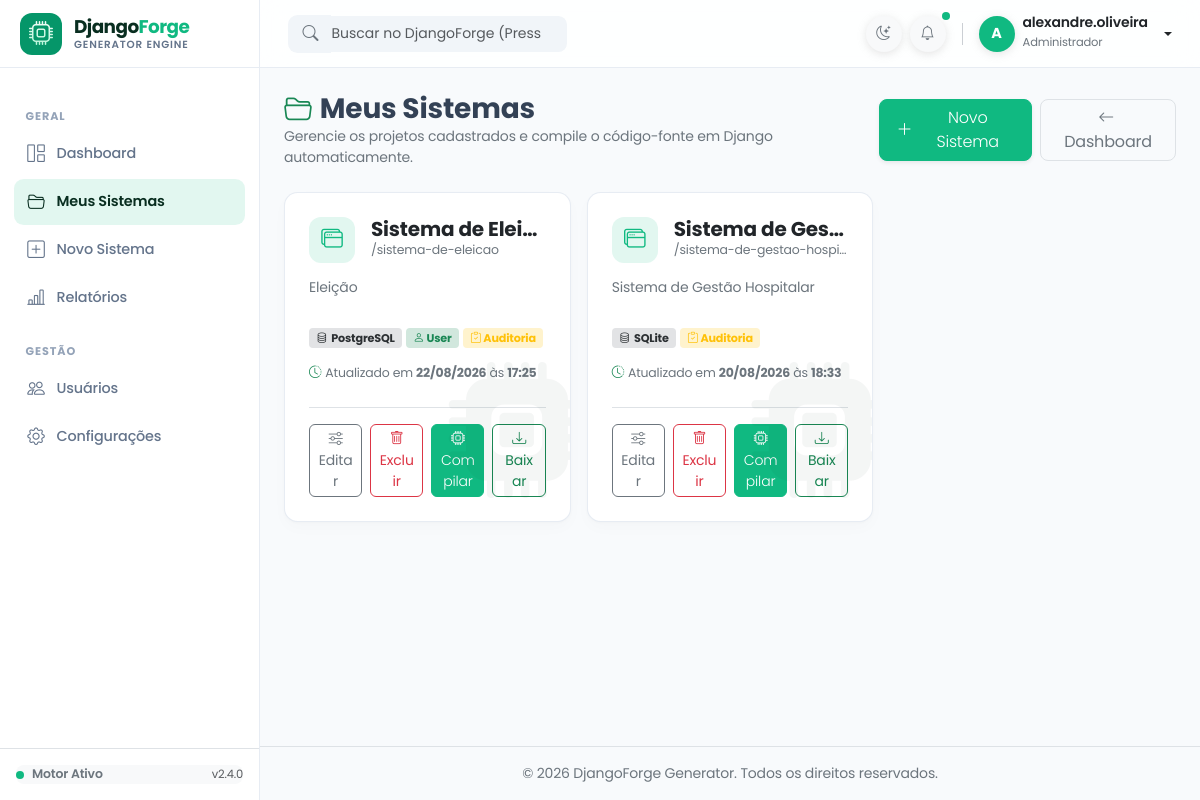
The app's page / (signed in) with its own data.
### sistema/models.py (models this page shows, shortened)
class Sistema(models.Model):
    BD_CHOICES = [("sqlite3", "SQLite"), ("postgresql", "PostgreSQL"), ("mysql", "MySQL"), ("sqlserver", "SQL Server"), ("oracle", "Oracle")]
    MENU_CHOICES = [("lateral", "Menu Lateral (Sidebar)"), ("superior", "Menu Superior (Navbar)")]
    usuario = models.ForeignKey(User, on_delete=models.CASCADE)
    nome = models.CharField(max_length=100, unique=True, verbose_name="Nome do Sistema")
    descricao = models.TextField(blank=True, verbose_name="Descrição")
    caminho_geracao = models.CharField(max_length=255, blank=True, verbose_name="Pasta onde gerar o projeto")
    banco_dados = models.CharField(max_length=50, choices=BD_CHOICES, default="sqlite3", verbose_name="Banco de dados")
    tipo_menu = models.CharField(max_length=20, choices=MENU_CHOICES, default="lateral", verbose_name="Estilo do Menu")
    usar_custom_user = models.BooleanField(default=True, verbose_name="Gerar Custom User Model?")
    gerar_api_rest = models.BooleanField(default=False, verbose_name="Configurar Django Rest Framework?")
    gerar_docker = models.BooleanField(default=False, verbose_name="Gerar Dockerfile e docker-compose?")
    usar_auditoria = models.BooleanField(default=False, verbose_name="Usar Auditoria?")
    slug = models.SlugField(max_length=100)
    arquivo_zip = models.FileField(upload_to="sistemas_zip/", null=True, blank=True)
    atualizado_em = models.DateTimeField(auto_now=True)
    class Meta:
        verbose_name = "Sistema"
        verbose_name_plural = "Sistemas"

### sistema/views.py (the view)
# urls.py: path('', views.lista_sistemas, name='lista'),
@login_required
def lista_sistemas(request):
    sistemas = Sistema.objects.filter(usuario=request.user).order_by('-atualizado_em')
    context = {
        'sistemas': sistemas,
    }
    return render(request, 'sistema/lista.html', context)

### templates/sistema/lista.html (shortened to what this page needs)
{% extends 'base.html' %}
{% load static %}
{% block content %}
<div class="container-fluid p-0">
  <div class="d-flex flex-column flex-md-row justify-content-between align-items-md-center gap-3 mb-4">
    <div>
      <h3 class="fw-bold m-0 tracking-tight d-flex align-items-center gap-2">
        <i class="bi bi-folder2-open text-success"></i> Meus Sistemas
      </h3>
      <p class="text-secondary m-0 small">
        Gerencie os projetos cadastrados e compile o código-fonte em Django automaticamente.
      </p>
    </div>
    <div class="d-flex gap-2">
      <a href="{% url 'sistema:criar' %}" class="btn btn-primary btn-padrao rounded-3 px-3 shadow-sm d-flex align-items-center gap-2">
        <i class="bi bi-plus-lg"></i>
        <span>Novo Sistema</span>
      </a>
      <a href="{% url 'sistema:dashboard' %}" class="btn btn-outline-secondary rounded-3 px-3 border">
        <i class="bi bi-arrow-left me-1"></i> Dashboard
      </a>
    </div>
  </div>
  <div class="row g-3">
    {% for sistema in sistemas %}
      <div class="col-12 col-md-6 col-xl-4">
        <div class="card card-sistema h-100">
          <div class="card-body p-4 d-flex flex-column justify-content-between">
            <div>
              <div class="watermark-icon">
                <i class="bi bi-cpu-fill"></i>
              </div>
              <div class="d-flex align-items-start gap-3 mb-3">
                <div class="sistema-icon">
                  <i class="bi bi-window-stack"></i>
                </div>
                <div class="flex-grow-1 overflow-hidden">
                  <h5 class="fw-bold text-body m-0 text-truncate" title="{{ sistema.nome }}">
                    {{ sistema.nome }}
                  </h5>
                  <small class="text-secondary d-block text-truncate" style="font-size: 0.78rem;">
                    /{{ sistema.slug }}
                  </small>
                </div>
              </div>
              <p class="text-secondary small mb-3 lh-sm" style="min-height: 2.4em;">
                {{ sistema.descricao|default:"Sem descrição informada para este projeto."|truncatewords:20 }}
              </p>
              <div class="d-flex flex-wrap gap-1 mb-3">
                <span class="badge bg-secondary-subtle text-secondary-emphasis rounded-1" style="font-size: 0.7rem;">
                  <i class="bi bi-database me-1"></i>{{ sistema.get_banco_dados_display }}
                </span>
                {% if sistema.usar_custom_user %}
                  <span class="badge bg-success-subtle text-success rounded-1" style="font-size: 0.7rem;"><i class="bi bi-person "></i> User</span>
                {% endif %}
                {% if sistema.usar_auditoria %}
                  <span class="badge bg-warning-subtle text-warning rounded-1" title="Sistema de Auditoria" style="font-size: 0.7rem;"><i class="bi bi-clipboard-check"></i> Auditoria</span>
                {% endif %}
              </div>
              <div class="text-secondary small d-flex align-items-center mb-3" style="font-size: 0.78rem;">
                <i class="bi bi-clock-history me-1.5 text-success "></i>
                <span class="ms-1"> Atualizado em <strong>{{ sistema.atualizado_em|date:"d/m/Y" }}</strong> às <strong>{{ sistema.atualizado_em|date:"H:i" }}</strong></span>
              </div>
            </div>
            <div class="border-top pt-3 mt-2">
              <div class="row g-2">
                <div class="col-3">
                  <a href="{% url 'sistema:editar_sistema' sistema.pk %}" class="btn btn-sm btn-outline-secondary w-100 rounded-2" title="Editar Parâmetros">
                    <i class="bi bi-sliders"></i> Editar
                  </a>
                </div>
                <div class="col-3">
                  <a href="{% url 'sistema:excluir_sistema' sistema.pk %}" onclick="return confirm('Deseja realmente excluir o sistema {{ sistema.nome }}?');" class="btn btn-sm btn-outline-danger w-100 rounded-2" title="Excluir Sistema">
                    <i class="bi bi-trash"></i> Excluir
                  </a>
                </div>
                <div class="col-3">
                  <a href="{% url 'sistema:gerar_sistema' sistema.pk %}" class="btn btn-sm btn-gerar w-100 rounded-2" title="Compilar Projeto">
                    <i class="bi bi-cpu"></i> Compilar
                  </a>
                </div>
                <div class="col-3">
                  {% if sistema.arquivo_zip %}
                     <a href="{% url 'sistema:baixar_zip' sistema.pk %}" class="btn btn-sm btn-outline-success w-100 rounded-2" title="Baixar Pacote .ZIP">
                     <i class="bi bi-download"></i> Baixar
                  </a>
                  {% else %}
                    <button class="btn btn-sm btn-outline-secondary w-100 rounded-2" disabled title="Gere o sistema primeiro para baixar o ZIP">
                      <i class="bi bi-download opacity-50"></i>
                    </button>
                  {% endif %}
                </div>
              </div>
            </div>
          </div>
        </div>
      </div>
    {% endfor %}
  </div>
</div>
{% endblock %}

### templates/base.html (shortened to what this page needs)
{% load static %}
<!DOCTYPE html>
<html lang="pt-br" data-bs-theme="light">
<head>
  <link href="https://cdn.jsdelivr.net/npm/bootstrap@5.3.3/dist/css/bootstrap.min.css" rel="stylesheet">
  <link rel="stylesheet" href="https://cdn.jsdelivr.net/npm/bootstrap-icons@1.11.3/font/bootstrap-icons.min.css">
</head>
<body>
  <aside class="sidebar" id="sidebar">
    <a href="{% url 'sistema:dashboard' %}" class="sidebar-brand-forge">
      <div class="forge-icon-wrapper">
        <i class="bi bi-cpu fs-4"></i>
      </div>
      <div class="brand-text-container">
        <span class="brand-title">
          <span class="django-prefix">Django</span><span class="forge-suffix">Forge</span>
        </span>
        <span class="brand-tagline">Generator Engine</span>
      </div>
    </a>
    <div class="sidebar-nav">
      {% block sidebar %}
      <div class="sidebar-heading">Geral</div>
      <a href="{% url 'sistema:dashboard' %}" class="nav-link-custom {% if request.resolver_match.url_name == 'dashboard' %}active{% endif %}">
        <i class="bi bi-grid-1x2"></i>
        <span>Dashboard</span>
      </a>
      <a href="{% url 'sistema:lista' %}" class="nav-link-custom {% if request.resolver_match.url_name == 'lista' %}active{% endif %}">
        <i class="bi bi-folder2-open"></i>
        <span>Meus Sistemas</span>
      </a>
      <a href="{% url 'sistema:criar' %}" class="nav-link-custom {% if request.resolver_match.url_name == 'criar' %}active{% endif %}">
        <i class="bi bi-plus-square"></i>
        <span>Novo Sistema</span>
      </a>
      <a href="{% url 'sistema:analytics' %}" class="nav-link-custom {% if request.resolver_match.url_name == 'analytics' %}active{% endif %}">
        <i class="bi bi-bar-chart-line"></i>
        <span>Relatórios</span>
      </a>
      <div class="sidebar-heading">Gestão</div>
      <a href="{% url 'sistema:users' %}" class="nav-link-custom {% if 'users' in request.path %}active{% endif %}">
        <i class="bi bi-people"></i>
        <span>Usuários</span>
      </a>
      <a href="{% url 'sistema:settings' %}" class="nav-link-custom {% if 'settings' in request.path %}active{% endif %}">
        <i class="bi bi-gear"></i>
        <span>Configurações</span>
      </a>
      {% endblock sidebar %}
    </div>
    <div class="p-3 border-top border-translucent">
      <div class="p-2.5 rounded-3 bg-body-tertiary d-flex align-items-center justify-content-between">
        <div class="d-flex align-items-center gap-2">
          <span class="p-1 rounded-circle d-inline-block" style="background-color: var(--django-emerald);"></span>
          <span class="small fw-semibold text-secondary" style="font-size: 0.78rem;">Motor Ativo</span>
        </div>
        <small class="text-muted" style="font-size: 0.72rem;">v2.4.0</small>
      </div>
    </div>
  </aside>
  <div class="main-wrapper">
    <header class="topbar">
      <div class="d-flex align-items-center gap-3">
        <form class="d-none d-md-flex search-box" role="search" action="{% url 'sistema:search' %}" method="GET">
          <div class="input-group">
            <span class="input-group-text text-secondary">
              <i class="bi bi-search"></i>
            </span>
            <input class="form-control ps-0" type="search" name="q" placeholder="Buscar no DjangoForge (Pressione '/')..." aria-label="Search">
          </div>
        </form>
      </div>
      <div class="d-flex align-items-center gap-2">
        <button class="btn btn-icon btn-light border-0 icon-circle p-2 text-secondary" id="themeToggleBtn" type="button" title="Alternar Tema">
          <i class="bi bi-moon-stars" id="themeIcon"></i>
        </button>
        <div class="dropdown">
          <button class="btn btn-icon btn-light border-0 icon-circle p-2 position-relative text-secondary" type="button" data-bs-toggle="dropdown">
            <i class="bi bi-bell"></i>
            <span class="position-absolute top-0 start-100 translate-middle p-1 rounded-circle" style="background-color: var(--django-emerald);"></span>
          </button>
        </div>
        {% if user.is_authenticated %}
        <div class="dropdown">
          <a href="#" class="d-flex align-items-center text-decoration-none dropdown-toggle gap-2 text-body" data-bs-toggle="dropdown">
            <div class="icon-circle-green">
              {{ user.first_name|default:user.username|slice:":1"|upper }}
            </div>
            <div class="d-none d-sm-block text-start pe-1">
              <div class="fw-semibold lh-1" style="font-size: 0.875rem;">{{ user.get_full_name|default:user.username }}</div>
              <small class="text-secondary" style="font-size: 0.72rem;">{% if user.is_superuser %}Administrador{% else %}Operador{% endif %}</small>
            </div>
          </a>
        </div>
        {% else %}
        <a href="{% url 'login' %}" class="btn btn-primary btn-sm rounded-3 px-3">Entrar</a>
        {% endif %}
      </div>
    </header>
    <main class="p-3 p-md-4 flex-grow-1">
      {% block content %}{% endblock content %}
    </main>
    <footer class="p-3 text-center text-secondary border-top border-translucent small">
      &copy; {% now "Y" %} DjangoForge Generator. Todos os direitos reservados.
    </footer>
  </div>
</body>
</html>

### templates/base.html (style rules this page uses)
:root { --sidebar-width: 260px; --topbar-height: 68px; --app-font: 'Poppins', -apple-system, sans-serif; --django-green-dark: #092e20; --django-green-medium: #0c4b33; --django-emerald: #10b981; --django-emerald-hover: #059669; --django-emerald-light: rgba(16, 185, 129, 0.12); --border-color-light: rgba(226, 232, 240, 0.8); --border-color-dark: rgba(255, 255, 255, 0.08); }
body { font-family: var(--app-font); background-color: #f8fafc; color: #334155; min-height: 100vh; overflow-x: hidden; letter-spacing: -0.011em; }
.btn-padrao { background-color: var(--django-emerald); border-color: var(--django-emerald); color: #ffffff; font-weight: 300; }
.btn-primary { background-color: var(--django-emerald); border-color: var(--django-emerald); color: #ffffff; font-weight: 300; }
.sidebar { width: var(--sidebar-width); height: 100vh; position: fixed; top: 0; left: 0; z-index: 1040; transition: transform 0.25s cubic-bezier(0.16, 1, 0.3, 1); background: #ffffff; border-right: 1px solid var(--border-color-light); display: flex; flex-direction: column; }
.sidebar-brand-forge { height: var(--topbar-height); display: flex; align-items: center; padding: 0 1.25rem; text-decoration: none; border-bottom: 1px solid var(--border-color-light); }
.forge-icon-wrapper { width: 42px; height: 42px; border-radius: 12px; background: var(--django-emerald-hover); color: #64748b; display: flex; align-items: center; justify-content: center; font-size: 1.1rem; font-weight: 600; transition: all .25s ease; }
.forge-icon-wrapper i { font-size: 1.2rem; z-index: 1; background: linear-gradient(180deg, #ffffff 0%, #a7f3d0 100%); -webkit-background-clip: text; -webkit-text-fill-color: transparent; }
.brand-text-container { display: flex; flex-direction: column; line-height: 1.1; margin-left: 0.75rem; }
.brand-title { font-weight: 700; font-size: 1.15rem; letter-spacing: -0.03em; }
.brand-title .django-prefix { color: var(--django-green-dark); }
.brand-title .forge-suffix { color: var(--django-emerald); }
.brand-tagline { font-size: 0.65rem; font-weight: 600; text-transform: uppercase; letter-spacing: 0.08em; color: #64748b; margin-top: 2px; }
.sidebar-nav { padding: 1.25rem 0.85rem; flex-grow: 1; overflow-y: auto; }
.sidebar-heading { font-size: 0.7rem; text-transform: uppercase; letter-spacing: 0.08em; font-weight: 700; color: #94a3b8; padding: 1.25rem 0.75rem 0.4rem; }
.nav-link-custom { display: flex; align-items: center; gap: 0.75rem; padding: 0.6rem 0.85rem; color: #64748b; text-decoration: none; border-radius: 0.6rem; font-weight: 500; font-size: 0.9rem; transition: all 0.15s ease-in-out; margin-bottom: 0.15rem; }
.nav-link-custom i { font-size: 1.1rem; transition: transform 0.15s ease; }
.nav-link-custom.active { background-color: var(--django-emerald-light); color: var(--django-green-dark); font-weight: 600; }
.main-wrapper { margin-left: var(--sidebar-width); min-height: 100vh; display: flex; flex-direction: column; transition: margin-left 0.25s ease-in-out; }
.topbar { height: var(--topbar-height); background: rgba(255, 255, 255, 0.85); backdrop-filter: blur(12px); border-bottom: 1px solid var(--border-color-light); padding: 0 1.75rem; display: flex; align-items: center; justify-content: space-between; position: sticky; top: 0; z-index: 1030; }
.search-box { width: 280px; transition: width 0.2s ease; }
.search-box .input-group-text { border-radius: 0.6rem 0 0 0.6rem; background-color: #f1f5f9; border-color: transparent; padding-left: 0.85rem; }
.search-box .form-control { border-radius: 0 0.6rem 0.6rem 0; background-color: #f1f5f9; border-color: transparent; font-size: 0.875rem; }
.icon-circle { width: 36px; height: 36px; border-radius: 50%; background: bg-light; color: #ffffff; display: flex; align-items: center; justify-content: center; font-weight: 700; font-size: 0.9rem; box-shadow: 0 2px 8px rgba(164, 165, 165, 0.3); }
.icon-circle-green { width: 36px; height: 36px; border-radius: 50%; background: var(--django-emerald) ; color: #ffffff; display: flex; align-items: center; justify-content: center; font-weight: 700; font-size: 0.9rem; box-shadow: 0 2px 8px rgba(164, 165, 165, 0.3); }

### records on screen
Sistema: nome "Sistema de Elei…", slug "sistema-de-eleicao", descricao "Eleição", banco_dados "PostgreSQL", usar_custom_user True (drawn), usar_auditoria True (drawn), atualizado_em "22/08/2026", atualizado_em "17:25", shows "Baixar"
Sistema: nome "Sistema de Ges…", slug "sistema-de-gestao-hospi…", descricao "Sistema de Gestão Hospitalar", banco_dados "SQLite", usar_auditoria True (drawn), atualizado_em "20/08/2026", atualizado_em "18:33", shows "Baixar"

### other values on screen
{{ user.first_name|default:user.username|slice:":1"|upper }} "A"
{{ user.get_full_name|default:user.username }} "alexandre.oliveira"
